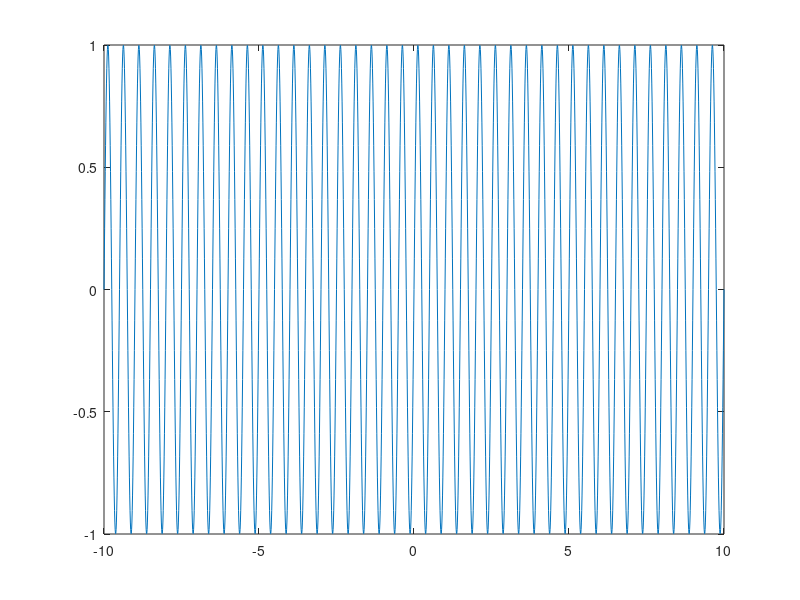

Write the MATLAB code that produced this figure.
n = [-10:0.01:10];
x = sin(2*pi*2.*n);
T = 0.5;
M = 100;
Am = zeros(1, (2*M)+1);
freq = -M:M;
n_new = -100:100;
y_n = zeros(1, (2*M)+1);
for i = [1:(2*M)+1]
    Am(i) = (1/T)*sum(x.*(exp(-2*pi*1i*freq(i)*n/T)));
end

for j = [1:201]
    y_n(j) = sum(Am.*exp(2*pi*1i*freq*n_new(j)/T));
end 

plot(n, x)
